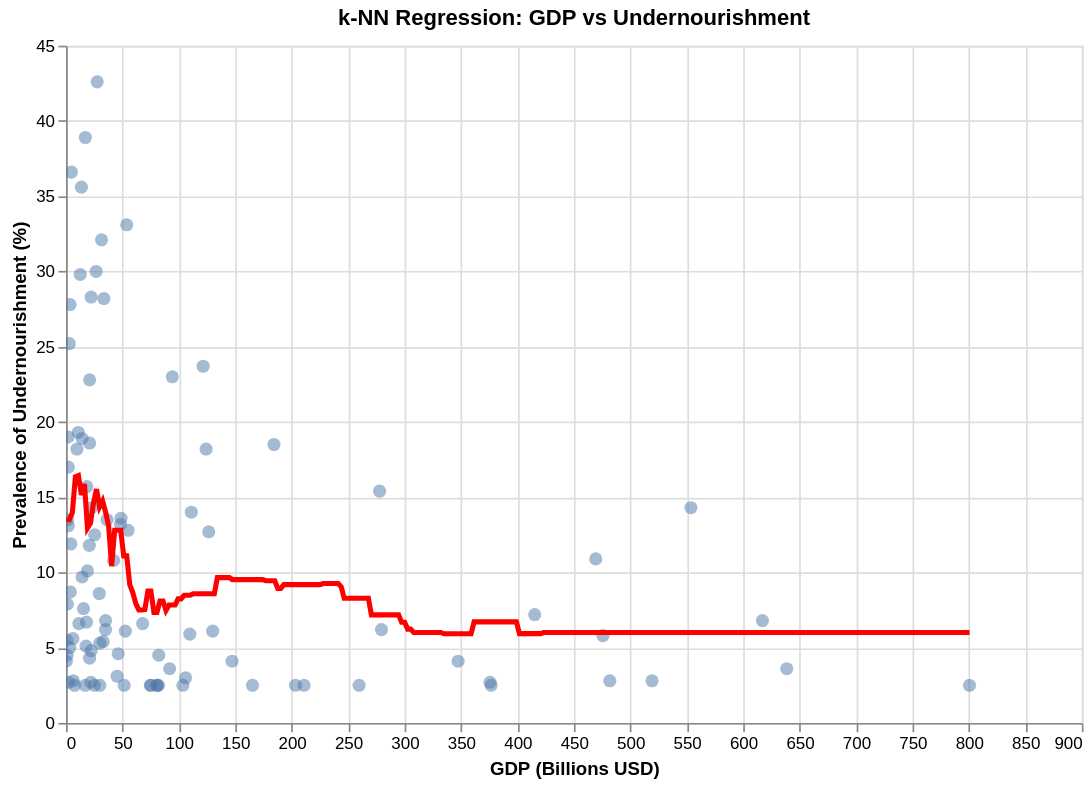

Notebook code for this chart:
### Code cell
# k-NN Regression: GDP vs Undernourishment
x_gdp, y_gdp_pred = get_knn_predictions(reg_df['GDP_billions_USD'], reg_df['latest_undernourishment'], k=15)
gdp_pred_df = pd.DataFrame({'GDP_billions_USD': x_gdp, 'predicted_undernourishment': y_gdp_pred})

scatter_gdp = alt.Chart(reg_df).mark_point(filled=True, size=60, opacity=0.5).encode(
    x=alt.X('GDP_billions_USD:Q', title='GDP (Billions USD)'),
    y=alt.Y('latest_undernourishment:Q', title='Prevalence of Undernourishment (%)'),
    tooltip=['GDP_billions_USD', 'latest_undernourishment']
)

line_gdp = alt.Chart(gdp_pred_df).mark_line(color='red', size=3).encode(
    x='GDP_billions_USD:Q',
    y='predicted_undernourishment:Q'
)

(scatter_gdp + line_gdp).properties(
    width=600,
    height=400,
    title='k-NN Regression: GDP vs Undernourishment'
).interactive()

### Figure 1 — Vega-Lite specification as saved in the notebook (floating-point values rounded to 4 significant figures; data arrays with more than 128 entries replaced by an {"elided": "..."} marker saying what was removed)
{"config": {"view": {"continuousWidth": 300, "continuousHeight": 300}}, "layer": [{"data": {"name": "data-6b98e804f05e21e04bb483b03b6faf44"}, "mark": {"type": "point", "filled": true, "opacity": 0.5, "size": 60}, "encoding": {"tooltip": [{"field": "GDP_billions_USD", "type": "quantitative"}, {"field": "latest_undernourishment", "type": "quantitative"}], "x": {"field": "GDP_billions_USD", "title": "GDP (Billions USD)", "type": "quantitative"}, "y": {"field": "latest_undernourishment", "title": "Prevalence of Undernourishment (%)", "type": "quantitative"}}, "name": "view_6"}, {"data": {"name": "data-047c21c6089922452e4e9a62e1e69a54"}, "mark": {"type": "line", "color": "red", "size": 3}, "encoding": {"x": {"field": "GDP_billions_USD", "type": "quantitative"}, "y": {"field": "predicted_undernourishment", "type": "quantitative"}}}], "height": 400, "params": [{"name": "param_21", "select": {"type": "interval", "encodings": ["x", "y"]}, "bind": "scales", "views": ["view_6"]}], "title": "k-NN Regression: GDP vs Undernourishment", "width": 600, "$schema": "https://vega.github.io/schema/vega-lite/v5.20.1.json", "datasets": {"data-6b98e804f05e21e04bb483b03b6faf44": [{"dist_to_nearest_port_km": 604.0, "GDP_billions_USD": 26.67, "latest_undernourishment": 30.0}, {"dist_to_nearest_port_km": 1052.0, "GDP_billions_USD": 31.47, "latest_undernourishment": 32.1}, {"dist_to_nearest_port_km": 1967.0, "GDP_billions_USD": 1.137, "latest_undernourishment": 7.9}, {"dist_to_nearest_port_km": 1845.0, "GDP_billions_USD": 103.5, "latest_undernourishment": 2.5}, {"dist_to_nearest_port_km": 266.4, "GDP_billions_USD": 80.81, "latest_undernourishment": 2.5}, {"dist_to_nearest_port_km": 214.7, "GDP_billions_USD": 519.2, "latest_undernourishment": 2.8}, {"dist_to_nearest_port_km": 1016.0, "GDP_billions_USD": 53.79, "latest_undernourishment": 33.1}, {"dist_to_nearest_port_km": 1454.0, "GDP_billions_USD": 91.8, "latest_undernourishment": 3.6}, {"dist_to_nearest_port_km": 506.5, "GDP_billions_USD": 51.53, "latest_undernourishment": 2.5}, {"dist_to_nearest_port_km": 1245.0, "GDP_billions_USD": 29.49, "latest_undernourishment": 8.6}, {"dist_to_nearest_port_km": 369.3, "GDP_billions_USD": 9.651, "latest_undernourishment": 18.2}, {"dist_to_nearest_port_km": 1441.0, "GDP_billions_USD": 2.002, "latest_undernourishment": 17.0}, {"dist_to_nearest_port_km": 308.8, "GDP_billions_USD": 617.0, "latest_undernourishment": 6.8}, {"dist_to_nearest_port_km": 588.9, "GDP_billions_USD": 94.18, "latest_undernourishment": 23.0}, {"dist_to_nearest_port_km": 1604.0, "GDP_billions_USD": 14.24, "latest_undernourishment": 9.7}, {"dist_to_nearest_port_km": 2183.0, "GDP_billions_USD": 3.78, "latest_undernourishment": 8.7}, {"dist_to_nearest_port_km": 1414.0, "GDP_billions_USD": 42.14, "latest_undernourishment": 10.8}, {"dist_to_nearest_port_km": 565.7, "GDP_billions_USD": 415.3, "latest_undernourishment": 7.2}, {"dist_to_nearest_port_km": 2110.0, "GDP_billions_USD": 1.801, "latest_undernourishment": 19.0}, {"dist_to_nearest_port_km": 924.7, "GDP_billions_USD": 3.607, "latest_undernourishment": 27.8}, {"dist_to_nearest_port_km": 1727.0, "GDP_billions_USD": 2.082, "latest_undernourishment": 2.7}, {"dist_to_nearest_port_km": 599.5, "GDP_billions_USD": 80.54, "latest_undernourishment": 2.5}, {"dist_to_nearest_port_km": 1526.0, "GDP_billions_USD": 35.01, "latest_undernourishment": 6.2}, {"dist_to_nearest_port_km": 2872.0, "GDP_billions_USD": 0.938, "latest_undernourishment": 4.5}, {"dist_to_nearest_port_km": 1113.0, "GDP_billions_USD": 13.63, "latest_undernourishment": 35.6}, {"dist_to_nearest_port_km": 629.6, "GDP_billions_USD": 376.7, "latest_undernourishment": 2.5}, {"dist_to_nearest_port_km": 272.8, "GDP_billions_USD": 800.5, "latest_undernourishment": 2.5}, {"dist_to_nearest_port_km": 208.6, "GDP_billions_USD": 475.6, "latest_undernourishment": 5.8}, {"dist_to_nearest_port_km": 393.5, "GDP_billions_USD": 279.5, "latest_undernourishment": 6.2}, {"dist_to_nearest_port_km": 1058.0, "GDP_billions_USD": 45.28, "latest_undernourishment": 3.1}, {"dist_to_nearest_port_km": 2530.0, "GDP_billions_USD": 33.54, "latest_undernourishment": 28.2}, {"dist_to_nearest_port_km": 132.8, "GDP_billions_USD": 82.14, "latest_undernourishment": 4.5}, {"dist_to_nearest_port_km": 397.4, "GDP_billions_USD": 109.7, "latest_undernourishment": 5.9}, {"dist_to_nearest_port_km": 654.8, "GDP_billions_USD": 553.7, "latest_undernourishment": 14.3}, {"dist_to_nearest_port_km": 1338.0, "GDP_billions_USD": 19.0, "latest_undernourishment": 10.1}, {"dist_to_nearest_port_km": 697.3, "GDP_billions_USD": 18.38, "latest_undernourishment": 15.7}, {"dist_to_nearest_port_km": 1026.0, "GDP_billions_USD": 46.21, "latest_undernourishment": 4.6}, {"dist_to_nearest_port_km": 408.7, "GDP_billions_USD": 14.29, "latest_undernourishment": 18.9}, {"dist_to_nearest_port_km": 148.8, "GDP_billions_USD": 22.23, "latest_undernourishment": 28.3}, {"dist_to_nearest_port_km": 203.0, "GDP_billions_USD": 147.1, "latest_undernourishment": 4.1}, {"dist_to_nearest_port_km": 554.0, "GDP_billions_USD": 7.571, "latest_undernourishment": 2.5}, {"dist_to_nearest_port_km": 1387.0, "GDP_billions_USD": 17.73, "latest_undernourishment": 5.1}, {"dist_to_nearest_port_km": 716.3, "GDP_billions_USD": 16.98, "latest_undernourishment": 2.5}, {"dist_to_nearest_port_km": 21.43, "GDP_billions_USD": 15.48, "latest_undernourishment": 7.6}, {"dist_to_nearest_port_km": 1431.0, "GDP_billions_USD": 11.39, "latest_undernourishment": 6.6}, {"dist_to_nearest_port_km": 1351.0, "GDP_billions_USD": 22.27, "latest_undernourishment": 4.8}, {"dist_to_nearest_port_km": 148.4, "GDP_billions_USD": 481.8, "latest_undernourishment": 2.8}, {"dist_to_nearest_port_km": 731.1, "GDP_billions_USD": 10.89, "latest_undernourishment": 19.3}, {"dist_to_nearest_port_km": 1127.0, "GDP_billions_USD": 17.14, "latest_undernourishment": 38.9}, {"dist_to_nearest_port_km": 1085.0, "GDP_billions_USD": 48.31, "latest_undernourishment": 13.2}, {"dist_to_nearest_port_km": 611.8, "GDP_billions_USD": 4.72, "latest_undernourishment": 36.6}, {"dist_to_nearest_port_km": 91.15, "GDP_billions_USD": 165.2, "latest_undernourishment": 2.5}, {"dist_to_nearest_port_km": 4074.0, "GDP_billions_USD": 0.263, "latest_undernourishment": 4.1}, {"dist_to_nearest_port_km": 485.8, "GDP_billions_USD": 121.5, "latest_undernourishment": 23.7}, {"dist_to_nearest_port_km": 2570.0, "GDP_billions_USD": 259.7, "latest_undernourishment": 2.5}, {"dist_to_nearest_port_km": 166.6, "GDP_billions_USD": 55.01, "latest_undernourishment": 12.8}, {"dist_to_nearest_port_km": 55.5, "GDP_billions_USD": 18.11, "latest_undernourishment": 6.7}, {"dist_to_nearest_port_km": 536.5, "GDP_billions_USD": 277.8, "latest_undernourishment": 15.4}, {"dist_to_nearest_port_km": 471.2, "GDP_billions_USD": 203.3, "latest_undernourishment": 2.5}, {"dist_to_nearest_port_km": 944.9, "GDP_billions_USD": 36.35, "latest_undernourishment": 13.5}, {"dist_to_nearest_port_km": 286.6, "GDP_billions_USD": 27.62, "latest_undernourishment": 42.6}, {"dist_to_nearest_port_km": 1898.0, "GDP_billions_USD": 22.01, "latest_undernourishment": 2.7}, {"dist_to_nearest_port_km": 1421.0, "GDP_billions_USD": 2.023, "latest_undernourishment": 13.1}, {"dist_to_nearest_port_km": 806.8, "GDP_billions_USD": 25.43, "latest_undernourishment": 12.5}, {"dist_to_nearest_port_km": 1298.0, "GDP_billions_USD": 111.0, "latest_undernourishment": 14.0}, {"dist_to_nearest_port_km": 436.8, "GDP_billions_USD": 67.9, "latest_undernourishment": 6.6}, {"dist_to_nearest_port_km": 1229.0, "GDP_billions_USD": 29.95, "latest_undernourishment": 5.3}, {"dist_to_nearest_port_km": 907.9, "GDP_billions_USD": 20.86, "latest_undernourishment": 18.6}, {"dist_to_nearest_port_km": 2292.0, "GDP_billions_USD": 6.106, "latest_undernourishment": 5.6}, {"dist_to_nearest_port_km": 397.0, "GDP_billions_USD": 184.2, "latest_undernourishment": 18.5}, {"dist_to_nearest_port_km": 1097.0, "GDP_billions_USD": 35.06, "latest_undernourishment": 6.8}, {"dist_to_nearest_port_km": 1137.0, "GDP_billions_USD": 126.4, "latest_undernourishment": 12.7}, {"dist_to_nearest_port_km": 66.2, "GDP_billions_USD": 129.9, "latest_undernourishment": 6.1}, {"dist_to_nearest_port_km": 940.4, "GDP_billions_USD": 0.73, "latest_undernourishment": 5.5}, {"dist_to_nearest_port_km": 65.91, "GDP_billions_USD": 4.283, "latest_undernourishment": 11.9}, {"dist_to_nearest_port_km": 425.1, "GDP_billions_USD": 81.94, "latest_undernourishment": 2.5}, {"dist_to_nearest_port_km": 982.2, "GDP_billions_USD": 1.406, "latest_undernourishment": 13.5}, {"dist_to_nearest_port_km": 656.8, "GDP_billions_USD": 347.4, "latest_undernourishment": 4.1}, {"dist_to_nearest_port_km": 232.2, "GDP_billions_USD": 375.7, "latest_undernourishment": 2.7}, {"dist_to_nearest_port_km": 1952.0, "GDP_billions_USD": 12.58, "latest_undernourishment": 29.8}, {"dist_to_nearest_port_km": 1908.0, "GDP_billions_USD": 2.909, "latest_undernourishment": 25.2}, {"dist_to_nearest_port_km": 999.2, "GDP_billions_USD": 52.6, "latest_undernourishment": 6.1}, {"dist_to_nearest_port_km": 271.9, "GDP_billions_USD": 32.93, "latest_undernourishment": 5.4}, {"dist_to_nearest_port_km": 806.9, "GDP_billions_USD": 22.64, "latest_undernourishment": 14.3}, {"dist_to_nearest_port_km": 331.1, "GDP_billions_USD": 105.9, "latest_undernourishment": 3.0}, {"dist_to_nearest_port_km": 1047.0, "GDP_billions_USD": 20.91, "latest_undernourishment": 22.8}, {"dist_to_nearest_port_km": 363.9, "GDP_billions_USD": 29.95, "latest_undernourishment": 2.5}, {"dist_to_nearest_port_km": 1536.0, "GDP_billions_USD": 48.71, "latest_undernourishment": 13.6}, {"dist_to_nearest_port_km": 337.3, "GDP_billions_USD": 20.64, "latest_undernourishment": 11.8}, {"dist_to_nearest_port_km": 1245.0, "GDP_billions_USD": 3.306, "latest_undernourishment": 5.0}, {"dist_to_nearest_port_km": 613.6, "GDP_billions_USD": 75.26, "latest_undernourishment": 2.5}, {"dist_to_nearest_port_km": 1225.0, "GDP_billions_USD": 6.517, "latest_undernourishment": 2.8}, {"dist_to_nearest_port_km": 212.9, "GDP_billions_USD": 469.3, "latest_undernourishment": 10.9}, {"dist_to_nearest_port_km": 1122.0, "GDP_billions_USD": 74.68, "latest_undernourishment": 2.5}, {"dist_to_nearest_port_km": 1144.0, "GDP_billions_USD": 25.12, "latest_undernourishment": 2.5}, {"dist_to_nearest_port_km": 631.4, "GDP_billions_USD": 638.6, "latest_undernourishment": 3.6}, {"dist_to_nearest_port_km": 566.5, "GDP_billions_USD": 124.1, "latest_undernourishment": 18.2}, {"dist_to_nearest_port_km": 1077.0, "GDP_billions_USD": 210.9, "latest_undernourishment": 2.5}, {"dist_to_nearest_port_km": 465.2, "GDP_billions_USD": 20.85, "latest_undernourishment": 4.3}], "data-047c21c6089922452e4e9a62e1e69a54": {"elided": "300 records"}}}
